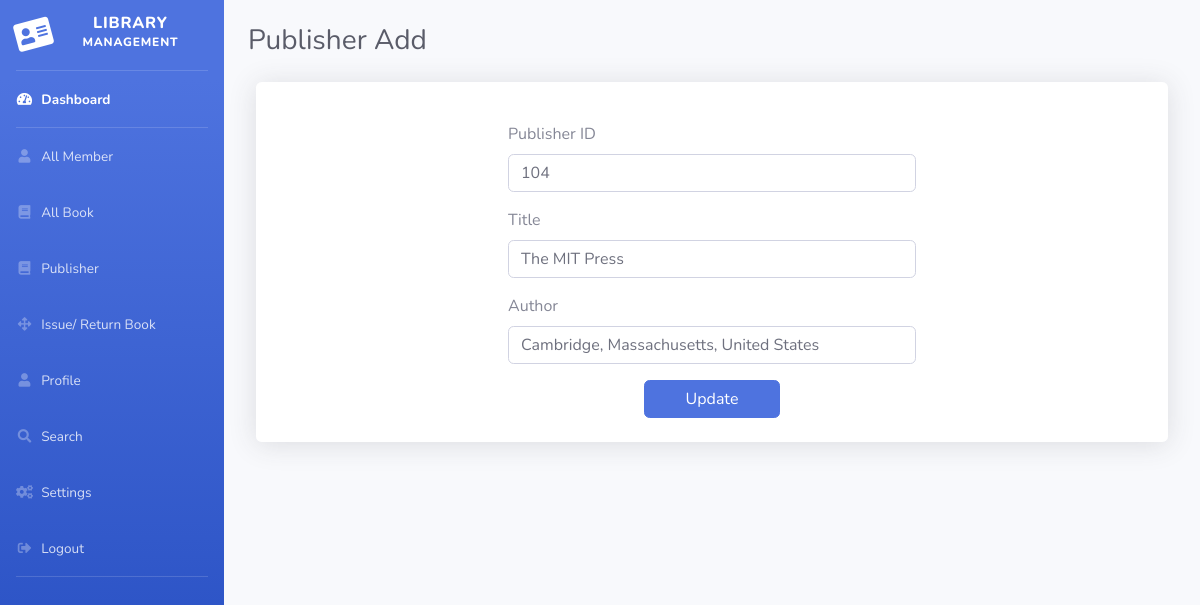
The app's page /publisher_edit/4, older data.
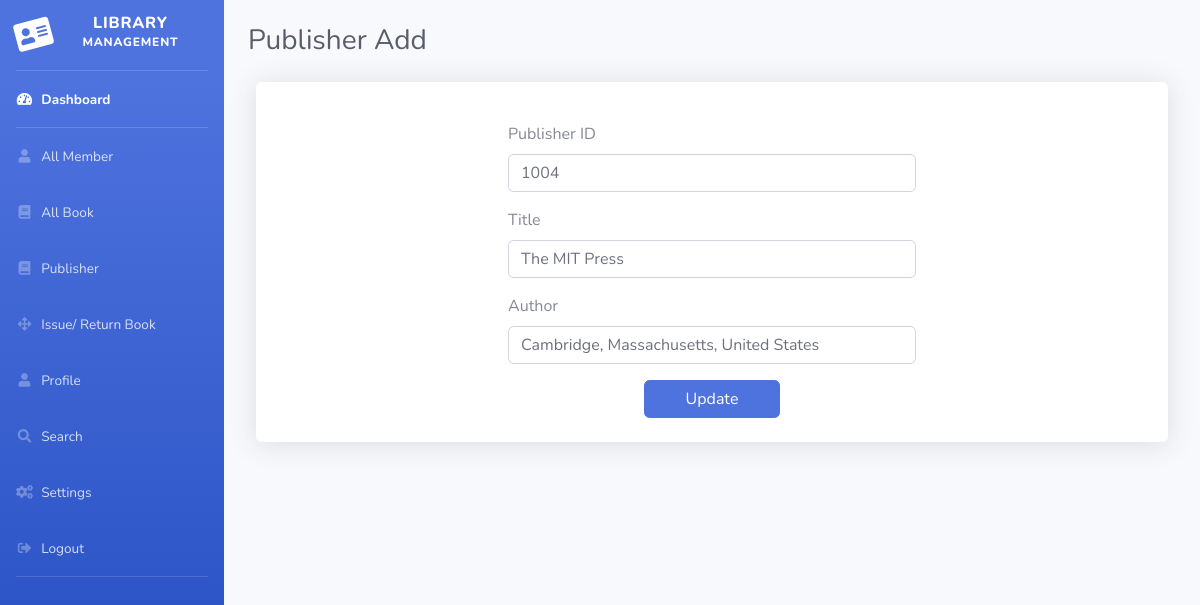
The same page, newer data.
### myapp/models.py (models this page shows, shortened)
class Publisher(models.Model):
    pub_id = models.CharField(max_length=50)
    name = models.CharField(max_length=100)
    address = models.CharField(max_length=200)

### myapp/views.py (the view, shortened to what this page needs)
# urls.py: path('publisher_edit/<int:pid>', publisher_edit, name='publisher_edit'),
def publisher_edit(request, pid):
    publisher = Publisher.objects.get(id=pid)
    error = ""
    return render(request, 'publisher_edit.html', locals())

### myapp/templates/publisher_edit.html (shortened to what this page needs)
{% extends 'dashboard.html' %}
{% load static %}
{% block main %}
  <div id="content-wrapper" class="d-flex flex-column">
    <div id="content">
        <div class="container-fluid">
            <div class="d-sm-flex align-items-center justify-content-between mb-4 mt-4">
                <h1 class="h3 mb-0 text-gray-800">Publisher Add</h1>
            </div>
            <div class="row mt-2 rounded shadow mx-2 bg-white ">
                <div class="col-6 m-auto p-4">
                  <form method="post"> {% csrf_token %}
                    <div class="my-3">
                      <label for="publisher_id" class="form-label">Publisher ID</label>
                      <input type="text" class="form-control" id="book_id" name="book_id" value="{{publisher.pub_id}}">
                    </div>
                    <div class="my-3">
                      <label for="title" class="form-label">Title</label>
                      <input type="text" class="form-control" id="title" name="title", value="{{publisher.name}}">
                    </div>
                    <div class="my-3">
                      <label for="author" class="form-label">Author</label>
                      <input type="text" class="form-control" id="author" name="author" value="{{publisher.address}}">
                    </div>
                    <div class=" text-center">
                      <input type="submit" value="Update" class="col-4 btn btn-primary">
                    </div>
                  </form>
                </div>
            </div>
        </div>
    </div>
{% endblock main %}

Row changes from the older to the newer data that the page shows:
changed Publisher "The MIT Press": book_id "104" → "1004"
